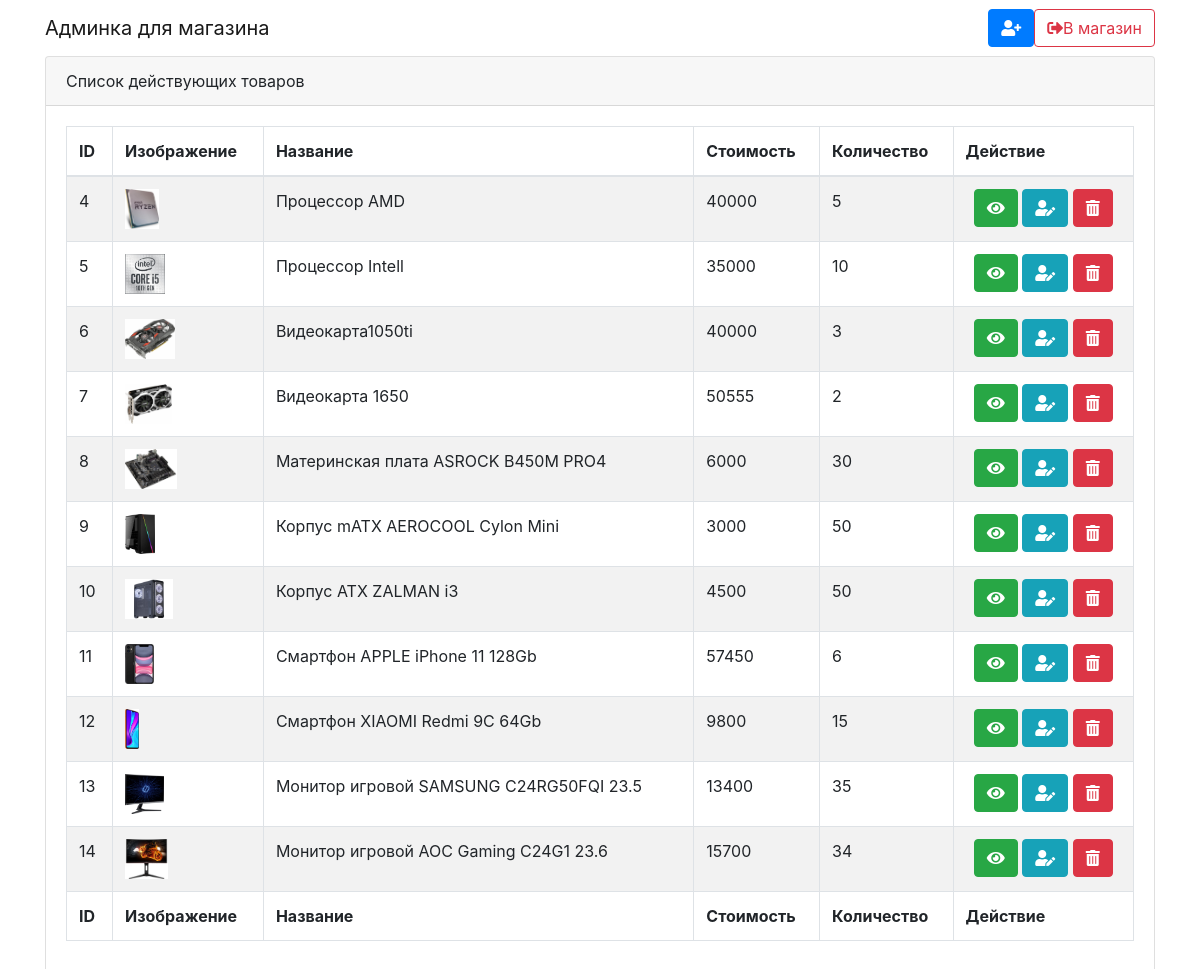
The page /site/Admin.php on the database its author committed.
### tables this page shows
CREATE TABLE `contacts` (
  `id` int(11) NOT NULL,
  `image` longblob NOT NULL,
  `name` varchar(50) NOT NULL,
  `money` varchar(50) NOT NULL,
  `number` varchar(50) NOT NULL
);

### site/Admin.php (the view, shortened to what this page needs)
<?php
  include('db.php');
  $upload_dir = 'uploads/';
?>
<!DOCTYPE html>
<html>
  <head>
    <link rel="stylesheet" href="css/bootstrap.min.css">
    <link rel="stylesheet" href="https://use.fontawesome.com/releases/v5.0.13/css/all.css">
    <link rel="stylesheet" href="https://cdn.datatables.net/1.10.16/css/dataTables.bootstrap4.min.css">
    <link rel="stylesheet" href="https://cdnjs.cloudflare.com/ajax/libs/twitter-bootstrap/4.0.0/css/bootstrap.css">
  </head>
  <body>
      <nav class="navbar navbar-expand-md navbar-light navbar-laravel">
        <div class="container">
          <a class="navbar-brand" href="Admin.php">Админка для магазина</a>
          <div class="collapse navbar-collapse" id="navbarSupportedContent">
              <ul class="navbar-nav ml-auto">
                <li class="nav-item"><a class="btn btn-primary" href="create.php"><i class="fa fa-user-plus"></i></a></li>
                  <a class="btn btn-outline-danger" href="index.php"><i class="fa fa-sign-out-alt"></i><span>В магазин</span></a>
              </ul>
          </div>
        </div>
      </nav>
      <div class="container">
        <div class="row justify-content-center">
            <div class="col-md-12">
                <div class="card">
                    <div class="card-header">Список действующих товаров</div>
                      <div class="card-body">
                      <table id="example" class="table table-striped table-bordered" style="width:100%">
                        <thead>
                            <tr>
                                <th>ID</th>
                                <th>Изображение</th>
                                <th>Название</th>
                                <th>Стоимость</th>
                                <th>Количество</th>
                                <th>Действие</th>
                            </tr>
                        </thead>
                        <tfoot>
                          <tr>
                              <th>ID</th>
                              <th>Изображение</th>
                              <th>Название</th>
                              <th>Стоимость</th>
                              <th>Количество</th>
                              <th>Действие</th>
                          </tr>
                        </tfoot>
                        <tbody>
                          <?php
                            $sql = "select * from contacts";
                            $result = mysqli_query($conn, $sql);
                    				if(mysqli_num_rows($result)){
                    					while($row = mysqli_fetch_assoc($result)){
                          ?>
                          <tr>
                            <td><?php echo $row['id'] ?></td>
                            <td><img src="<?php echo $upload_dir.$row['image'] ?>" height="40"></td>
                            <td><?php echo $row['name'] ?></td>
                            <td><?php echo $row['money'] ?></td>
                            <td><?php echo $row['number'] ?></td>
                            <td class="text-center">
                              <a href="show.php?id=<?php echo $row['id'] ?>" class="btn btn-success"><i class="fa fa-eye"></i></a>
                              <a href="edit.php?id=<?php echo $row['id'] ?>" class="btn btn-info"><i class="fa fa-user-edit"></i></a>
                              <a href="Admin.php?delete=<?php echo $row['id'] ?>" class="btn btn-danger" onclick="return confirm('Вы действительно хотите удалить?')"><i class="fa fa-trash-alt"></i></a>
                            </td>
                          </tr>
                          <?php
                              }
                            }
                          ?>
                        </tbody>
                      </table>
                    </div>
                </div>
            </div>
        </div>
      </div>
  </body>
</html>

### rows shown on the page
contacts: id "4", image (picture), name "Процессор AMD", money "40000", number "5"
contacts: id "5", image (picture), name "Процессор Intell", money "35000", number "10"
contacts: id "6", image (picture), name "Видеокарта1050ti", money "40000", number "3"
contacts: id "7", image (picture), name "Видеокарта 1650", money "50555", number "2"
contacts: id "8", image (picture), name "Материнская плата ASROCK B450M PRO4", money "6000", number "30"
contacts: id "9", image (picture), name "Корпус mATX AEROCOOL Cylon Mini", money "3000", number "50"
contacts: id "10", image (picture), name "Корпус ATX ZALMAN i3", money "4500", number "50"
contacts: id "11", image (picture), name "Смартфон APPLE iPhone 11 128Gb", money "57450", number "6"
contacts: id "12", image (picture), name "Смартфон XIAOMI Redmi 9C 64Gb", money "9800", number "15"
contacts: id "13", image (picture), name "Монитор игровой SAMSUNG C24RG50FQI 23.5", money "13400", number "35"
contacts: id "14", image (picture), name "Монитор игровой AOC Gaming C24G1 23.6", money "15700", number "34"
